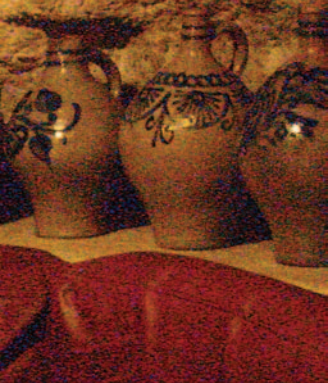
%> input picture A2.png, 328 x 383 px
$ octave proj_cfa.m   (GNU Octave 9; MATLAB toolbox functions it lacks are replaced by stand-ins)
%> lines starting %> are read from the running program, lines starting %| are printed output that depends on the picture
### cfa.m
function[F_adj] = cfa(im_amb, im_flash, alpha)

im_amb_y = rgb2ycbcr(im_amb);
im_flash_y = rgb2ycbcr(im_flash);

F_adj_y = alpha * im_flash_y + (1-alpha) * im_amb_y;
F_adj = ycbcr2rgb(F_adj_y);

end

### proj_cfa.m
im_amb = im2double(imread('A2.png'));
im_flash = im2double(imread('F.png'));
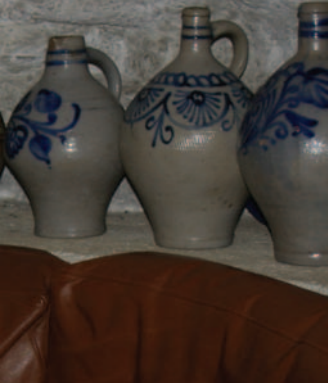
%> input picture F.png, 328 x 383 px

cfa_res = cfa(im_amb, im_flash, 0.45);
%> in cfa, `im_amb_y = rgb2ycbcr(im_amb);`: im_amb_y: size 383x328x3 double; mean of channels 1, 2, 3 0.284, 0.436, 0.603
%> in cfa, `im_flash_y = rgb2ycbcr(im_flash);`: im_flash_y: size 383x328x3 double; mean of channels 1, 2, 3 0.27, 0.485, 0.521
%> in cfa, `F_adj_y = alpha * im_flash_y + (1-alpha) * im_amb_y;`: F_adj_y: size 383x328x3 double; mean of channels 1, 2, 3 0.278, 0.458, 0.566
%> in cfa, `F_adj = ycbcr2rgb(F_adj_y);`:
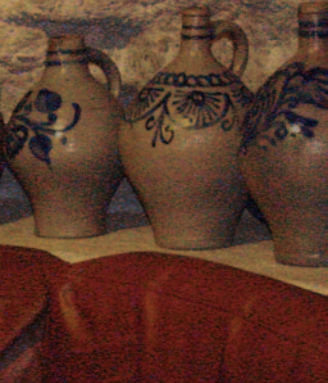
%> F_adj: size 383x328x3 double; mean R, G, B 0.353, 0.215, 0.162
imshow(cfa_res)
